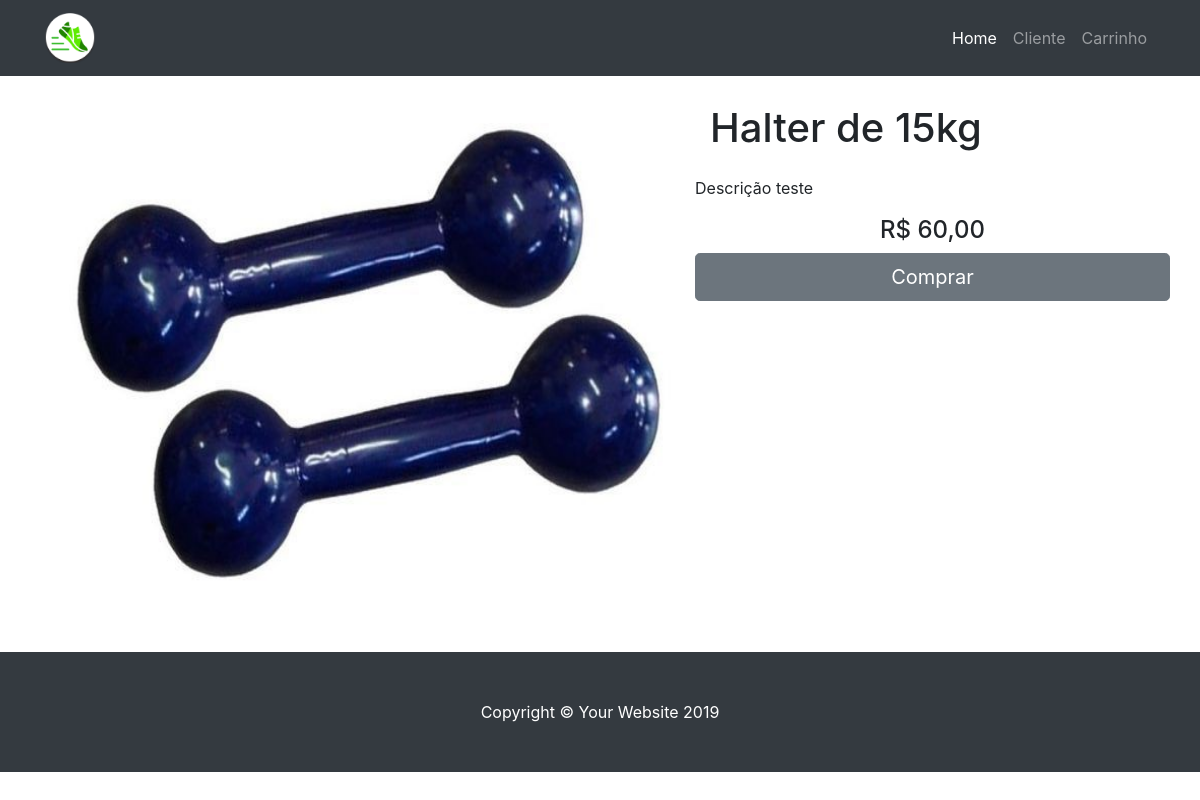
The page /detailProduto.php?p=3 on the database its author committed.
### tables this page shows
CREATE TABLE `produto` (
  `codigo` int(11) NOT NULL AUTO_INCREMENT,
  `nome` varchar(100) NOT NULL,
  `valor` double NOT NULL,
  `codcategoria` int(11) NOT NULL,
  `urlImagem` varchar(500) NOT NULL,
  `descricao` varchar(500) DEFAULT NULL,
  PRIMARY KEY (`codigo`),
  KEY `codcategoria` (`codcategoria`),
  CONSTRAINT `produto_ibfk_1` FOREIGN KEY (`codcategoria`) REFERENCES `categoria` (`codigo`)
);

### src/modelos/conector.php (called while the page is built, shortened)
<?php
class conector{
    public static function preparaConexao(){
        $usuarioBD = "root";
        $senhaBD = "12345678";
        $mysqli = new mysqli("localhost", "$usuarioBD", "$senhaBD", "loja");
        return $mysqli;
    }
    public static function sqlQuery($sql){
        $mysqli =  self::preparaConexao();
        if (!$result = $mysqli->query($sql)) {
            echo "Erro ao tentar realizar operação de banco de dados \n";
            echo "Query: " . $sql . "\n";
            echo "Erro: " . $mysqli->errno . "\n";
            echo "Erro: " . $mysqli->error . "\n";
            exit;
        }
        $retorno = null;
        $i = 0;
        while ($valor = $result->fetch_assoc()) {
            $retorno[$i] = $valor;
            $i++;
        }
        return $retorno;
    }
}
?>

### src/detailProduto.php (the view, shortened to what this page needs)
<!DOCTYPE html>
<html lang="pt">
<?php include "topo.php"; ?>
<body>
<?php
    require_once "modelos/conector.php";
    $CODIGO = $_REQUEST['p'];
    $rs = conector::sqlQuery("SELECT CODIGO, NOME, VALOR, URLIMAGEM, DESCRICAO FROM PRODUTO WHERE CODIGO = $CODIGO");
?>
  <?php include "menu.php"; ?>
  <div class="container">
    <div class="row my-4">
      <div class="col-lg-7 my-4">
        <img style="height: 500px; width: 650px" src="../img/<?php echo $rs[0]['URLIMAGEM']; ?>.jpg">
      </div>
      <div class="col-md-5">
        <h1 class="my-4"><?php echo $rs[0]['NOME']?></h1>
        <div class="row my-4" >
            <p>
                <?php
                    echo $rs[0]['DESCRICAO'];
                ?>
            </p>
            <div class="col-lg-12">
                <h4 class="text-center">R$ <?php echo number_format ( $rs[0]['VALOR'] , 2 , ',' , '.' )?></h4>
            </div>
            <br>
            <button type="button" name="btnSubmit" id="btnSubmit" class="btn btn-secondary btn-lg btn-block">Comprar</button>
        </div>
      </div>
    </div>
  </div>
  <footer class="py-5 bg-dark">
    <div class="container">
      <p class="m-0 text-center text-white">Copyright &copy; Your Website 2019</p>
    </div>
  </footer>
</body>
</html>

### css/shop-homepage.css (style rules this page uses)
body { padding-top: 56px; }

### rows shown on the page
produto: urlImagem (picture), nome "Halter de 15kg", descricao "Descrição teste", valor "60,00"
